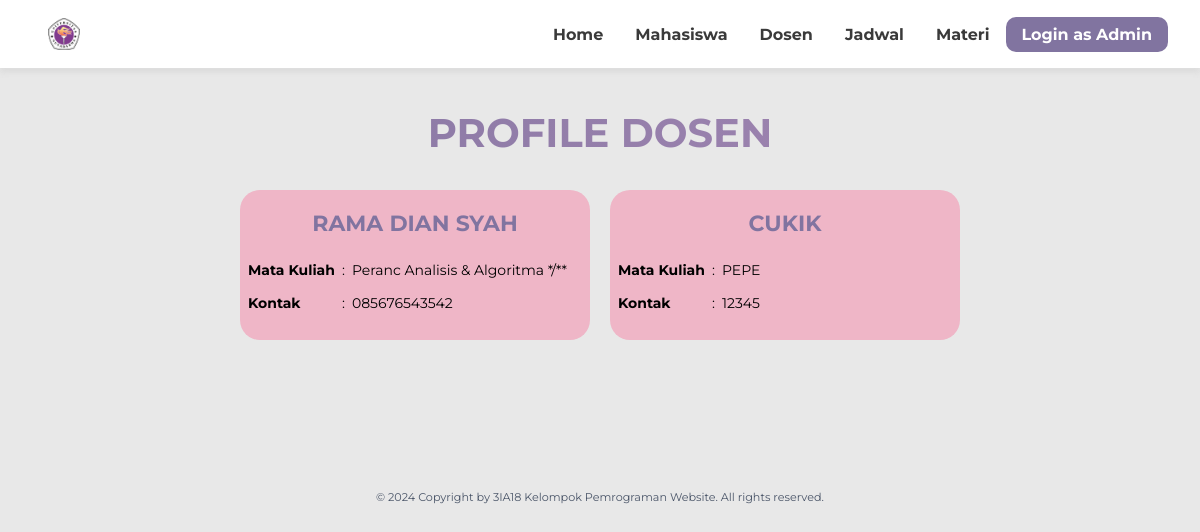
The page /web/Php/user/dosen.php on the database its author committed.
### tables this page shows
CREATE TABLE `dosen` (
  `id_dosen` int(11) NOT NULL,
  `nama` varchar(255) NOT NULL,
  `matakuliah` varchar(255) NOT NULL,
  `no_telp` varchar(255) NOT NULL
);

### web/Php/user/dosen.php (the view, shortened to what this page needs)
<?php
include '../koneksi.php';
$query = "SELECT * FROM dosen";
$result = mysqli_query($koneksi, $query);
?>
<!DOCTYPE html>
<html lang="en">
<head>
  <link rel="stylesheet" href="../../Css/user/dosen.css" />
  <link rel="stylesheet" href="../../Css/navbar.css">
</head>
<body>
    <div class="header" id="header">
    <img src="../../assets/image/gundar.png" alt="logo gunadarma" id="logo-gunadarma-header" />
    <div class="menu-header">
      <a class="menu-header" id="menu-header-beranda" href="home.php">Home</a>
      <a class="menu-header" href="mahasiswa.php">Mahasiswa</a>
      <a class="menu-header" href="dosen.php">Dosen</a>
      <a class="menu-header" id="menu-header-jadwal" href="jadwal.php">Jadwal</a>
      <a class="menu-header" id="menu-header-materi" href="materi.php">Materi</a>
      <a class="menu-header" id="tombol-login-header" href="../login.php">Login as Admin</a>
    </div>
  </div>
  <main class="relative">
    <section>
      <h1 class="header-title">Profile Dosen</h1>
    </section>
    <section class="profile-section">
      <div class="profile-container">
        <?php
        while ($row = mysqli_fetch_assoc($result)) {
            $nama = $row['nama'];
            $matakuliah = $row['matakuliah'];
            $kontak = $row['no_telp'];
        ?>
        <div class="profile-card">
          <h1 class="profile-name"><?php echo $nama; ?></h1>
          <div class="profile-info">
            <table>
              <tbody>
                <tr>
                  <td class="info-label1">Mata Kuliah</td>
                  <td class="info-label2">:</td>
                  <td class="info-label2"><?php echo $matakuliah; ?></td>
                </tr>
                <tr>
                  <td class="info-label1">Kontak</td>
                  <td class="info-label2">:</td>
                  <td class="info-label2"><?php echo $kontak; ?></td>
                </tr>
              </tbody>
            </table>
          </div>
        </div>
        <?php
        }
        ?>
      </div>
    </section>
    <p id="copyrights">
      © 2024 Copyright by 3IA18 Kelompok Pemrograman Website. All rights
      reserved.
    </p>
  </main>
</body>
</html>

### web/Css/user/dosen.css (style rules this page uses)
body { font-family: 'montserrat', 'Times New Roman', Times, serif; margin: 0; padding: 0; box-sizing: border-box; background-color: #E8E8E8; }
main { position: relative; }
.header-title { text-transform: uppercase; font-weight: bold; font-size: 40px; background-clip: text; -webkit-background-clip: text; color: transparent; background-image: linear-gradient(to right, #8174a0, #a889b5); text-align: center; margin-top: 40px; }
.profile-section { margin-bottom: 150px; }
.profile-container { display: flex; flex-wrap: wrap; justify-content: center; align-items: start; gap: 20px; }
.profile-card { width: 350px; height: 150px; background-color: #efb6c7; border-radius: 20px; display: flex; flex-direction: column; align-items: center; }
.profile-name { text-align: center; text-transform: uppercase; font-weight: bold; color: #8174a0; margin: 20px 0; font-size: 22px; }
.profile-info { font-size: 14px; width: 350px; padding-top: 1px; padding-left: 10px; }
.info-label1 { font-weight: bold; padding-right: 4px; padding-bottom: 12px; }
.info-label2 { padding-right: 4px; padding-bottom: 12px; }
#copyrights { margin: 4em 0; font-size: 0.7em; color: #4A5568; display: flex; justify-self: center; align-self: center; }

### web/Css/navbar.css (style rules this page uses)
a { text-decoration: none; }
.header { font-weight: bold; color: #3a3a3a; height: 4.25em; min-height: 50px; background-color: #ffffff; box-shadow: 0 5px 5px rgba(220, 220, 220, 0.9); overflow: hidden; display: flex; align-items: center; justify-content: right; }
#logo-gunadarma-header { height: 2em; position: absolute; left: 0; margin-left: 3em; }
.menu-header { color: #3a3a3a; padding: 0.5em 1em; cursor: pointer; display: flex; }
#tombol-login-header { background-color: #8174A0; color: #ffffff; border-radius: 10px; margin-right: 1em; }

### rows shown on the page
dosen: nama "RAMA DIAN SYAH", matakuliah "Peranc Analisis & Algoritma */**", no_telp "085676543542"
dosen: nama "CUKIK", matakuliah "PEPE", no_telp "12345"
